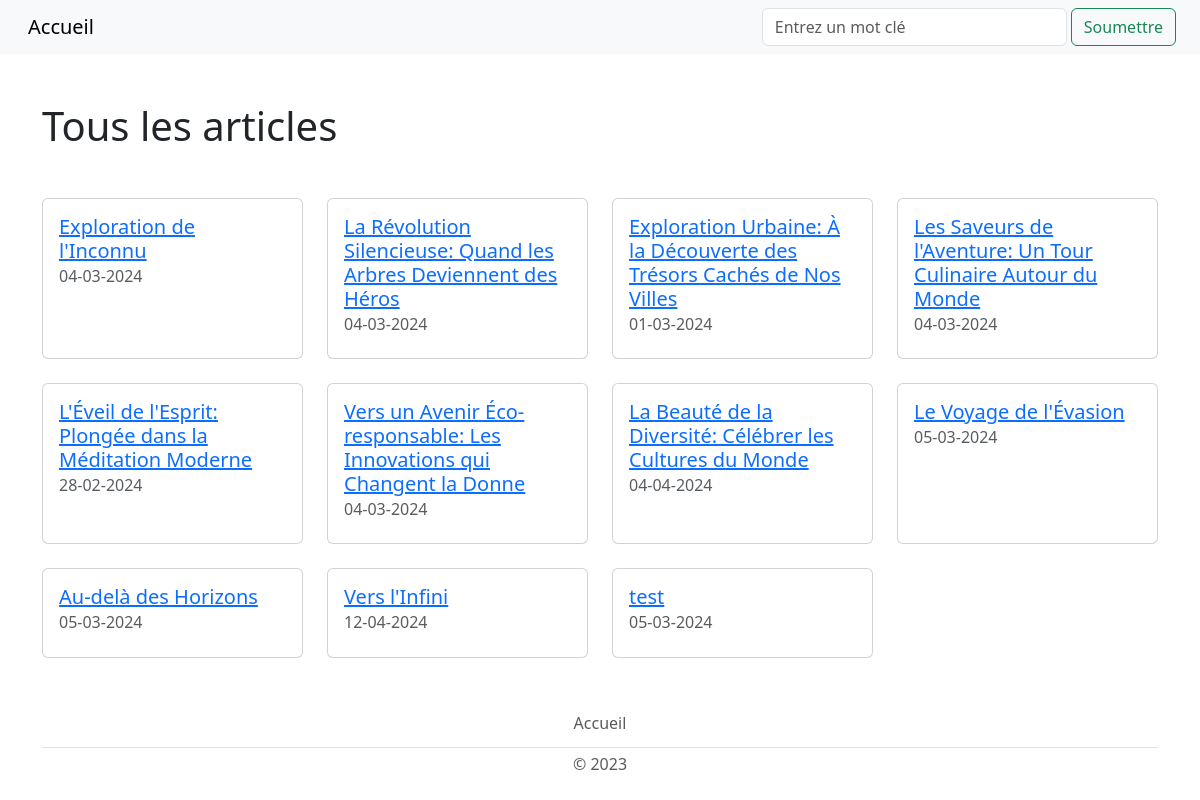
Page /resultats/ on the earlier database version.
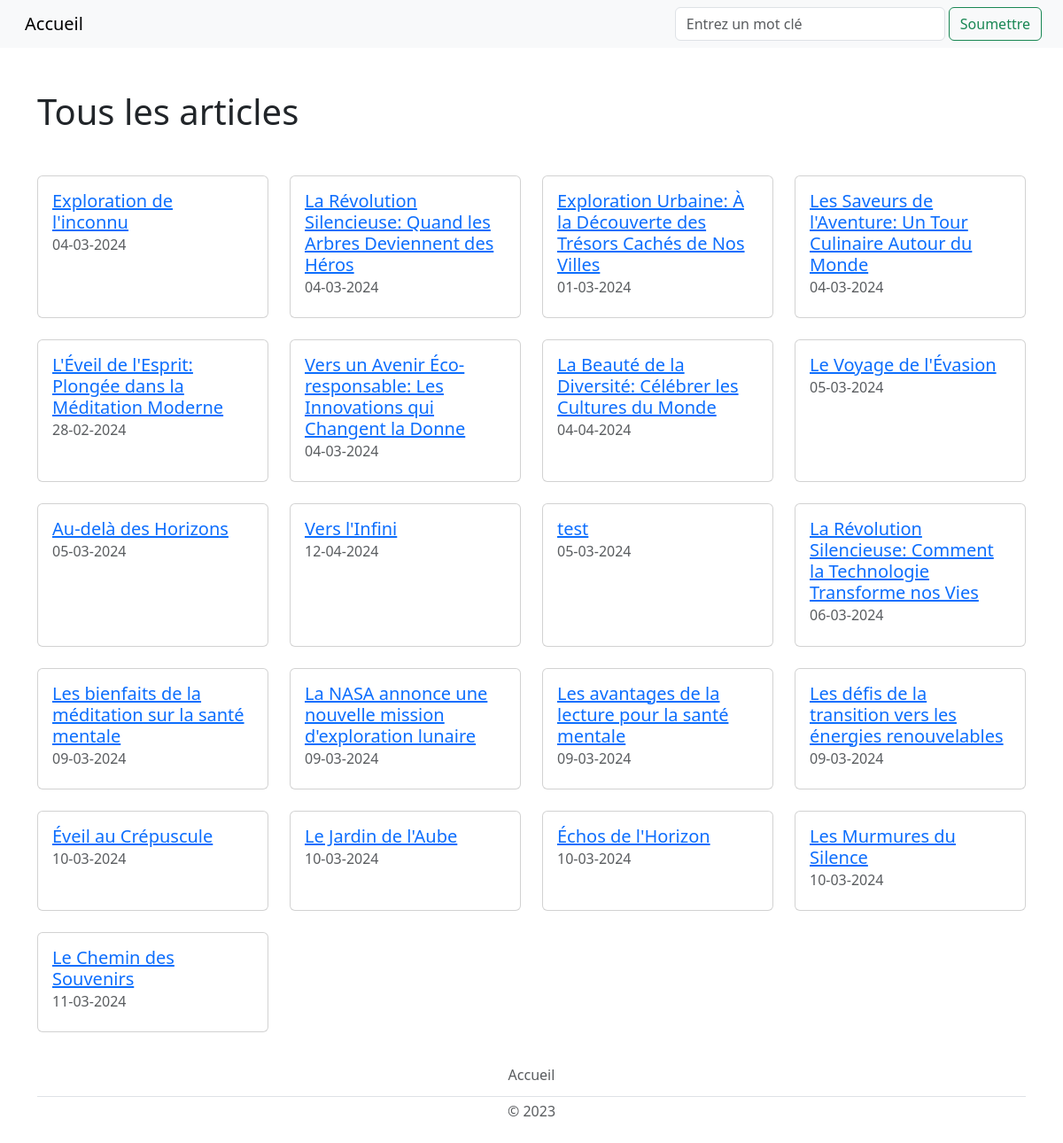
Same page on the later database version.
### tables this page shows
CREATE TABLE ARTICLES (
    id_article VARCHAR(50) PRIMARY KEY,
    titre_article varchar(100) NOT NULL,
    date_publication DATE NOT NULL,
    contenu TEXT NOT NULL,
    id_utilisateur INTEGER NOT NULL,
    CONSTRAINT fk_auteur FOREIGN KEY (id_utilisateur) REFERENCES UTILISATEURS(id_utilisateur)
);

### recherche.py (the view)
@app.route('/resultats/<query>', methods=['GET'])
@app.route('/resultats/', defaults={'query': None}, methods=['GET'])
def resultats(query):
    titre = "Résultats"
    if query:
        db = Database.get_db()
        articles = db.get_articles(query)
    else:
        db = Database.get_db()
        articles = db.get_articles()
    return render_template('resultats.html', query=query, articles=articles,
                           titre=titre)

### app.py (called while the page is built)
@app.teardown_appcontext
def close_connection(exception):
    db = getattr(g, '_database', None)
    if db is not None:
        db.disconnect()

### database.py (called while the page is built)
    @staticmethod
    def get_db():
        database = getattr(g, '_database', None)
        if database is None:
            g._database = Database()
        return g._database

    def disconnect(self):
        if self.user_connection is not None:
            self.user_connection.close()
        if self.photo_connection is not None:
            self.photo_connection.close()
        if self.session_connection is not None:
            self.session_connection.close()
        if self.article_connection is not None:
            self.article_connection.close()

    def get_article_connection(self):
        if self.article_connection is None:
            self.article_connection = sqlite3.connect('db/articles.db')
        return self.article_connection

    def get_articles(self, recherche_input=None):
        cursor = self.get_article_connection().cursor()
        if recherche_input:
            cursor.execute(
                "SELECT * FROM articles WHERE titre_article LIKE ? OR "
                "contenu LIKE ?",
                ('%' + recherche_input + '%', '%' + recherche_input + '%'))
        else:
            cursor.execute(
                "SELECT id_article, titre_article, date_publication, "
                "contenu, id_utilisateur FROM articles")
        return cursor.fetchall()

### templates/resultats.html
{% extends "layout.html" %}
{% block content %}
    <div class="container">
        {% if query %}
            <h1 class="my-5">Résultats de la recherche pour "{{ query }}"</h1>
        {% else %}
            <h1 class="my-5">Tous les articles</h1>
        {% endif %}
        <div class="row row-cols-1 row-cols-md-2 row-cols-lg-4">
            {% for article in articles %}
                <div class="col mb-4">
                    <div class="card h-100">
                        <div class="card-body">
                            <a href="{{ url_for('article', identifiant=article[0]) }}"
                               class="card-link">
                                <h5 class="card-title">{{ article[1] }}</h5>
                            </a>
                            <h6 class="card-subtitle mb-2 text-muted">{{ article[2] }}</h6>
                        </div>
                    </div>
                </div>
            {% endfor %}
        </div>
    </div>
{% endblock %}

### templates/layout.html (shortened to what this page needs)
<!DOCTYPE html>
<html lang="fr">
<head>
    <link href="https://cdn.jsdelivr.net/npm/bootstrap@5.3.0-alpha1/dist/css/bootstrap.min.css"
          rel="stylesheet">
    <link rel="stylesheet"
          href="{{ url_for('static', filename='css/style.css') }}">
</head>
<body style="display: flex; flex-direction: column; min-height: 100vh;">
<nav class="navbar navbar-expand-lg bg-body-tertiary">
    <div class="container-fluid">
        <ul class="navbar-nav">
            <li class="nav-item">
                <a class="navbar-brand px-3" href="{{ url_for('accueil') }}">Accueil</a>
            </li>
        </ul>
        <form action="{{ url_for('recherche') }}" class="d-flex mx-2"
              method="POST" role="search">
            <label>
                <input class="form-control me-5" name="recherche_input"
                       placeholder="Entrez un mot clé"
                       type="search"
                       title="Pour voir tous les articles, laisser le champ vide et cliquer sur Soumettre.">
            </label>
            <button class="btn btn-outline-success mx-1" type="submit">
                Soumettre
            </button>
        </form>
    </div>
</nav>
{% block content %}{% endblock %}
<footer class="py-1 my-1 mt-auto">
    <div class="container">
        <ul class="nav justify-content-center border-bottom pb-1 mb-1">
            <li class="nav-item"><a href="{{ url_for('accueil') }}"
                                    class="nav-link px-2 text-body-secondary">Accueil</a>
            </li>
        </ul>
        <p class="text-center text-body-secondary">© 2023</p>
    </div>
</footer>
</body>
</html>

Differences in the rows shown:
removed ARTICLES: titre_article "Exploration de l'Inconnu", date_publication "04-03-2024"
added ARTICLES: titre_article "Exploration de l'inconnu", date_publication "04-03-2024"
added ARTICLES: titre_article "La Révolution Silencieuse: Comment la Technologie Transforme nos Vies", date_publication "06-03-2024"
added ARTICLES: titre_article "Les bienfaits de la méditation sur la santé mentale", date_publication "09-03-2024"
added ARTICLES: titre_article "La NASA annonce une nouvelle mission d'exploration lunaire", date_publication "09-03-2024"
added ARTICLES: titre_article "Les avantages de la lecture pour la santé mentale", date_publication "09-03-2024"
added ARTICLES: titre_article "Les défis de la transition vers les énergies renouvelables", date_publication "09-03-2024"
added ARTICLES: titre_article "Éveil au Crépuscule", date_publication "10-03-2024"
added ARTICLES: titre_article "Le Jardin de l'Aube", date_publication "10-03-2024"
added ARTICLES: titre_article "Échos de l'Horizon", date_publication "10-03-2024"
added ARTICLES: titre_article "Les Murmures du Silence", date_publication "10-03-2024"
added ARTICLES: titre_article "Le Chemin des Souvenirs", date_publication "11-03-2024"
